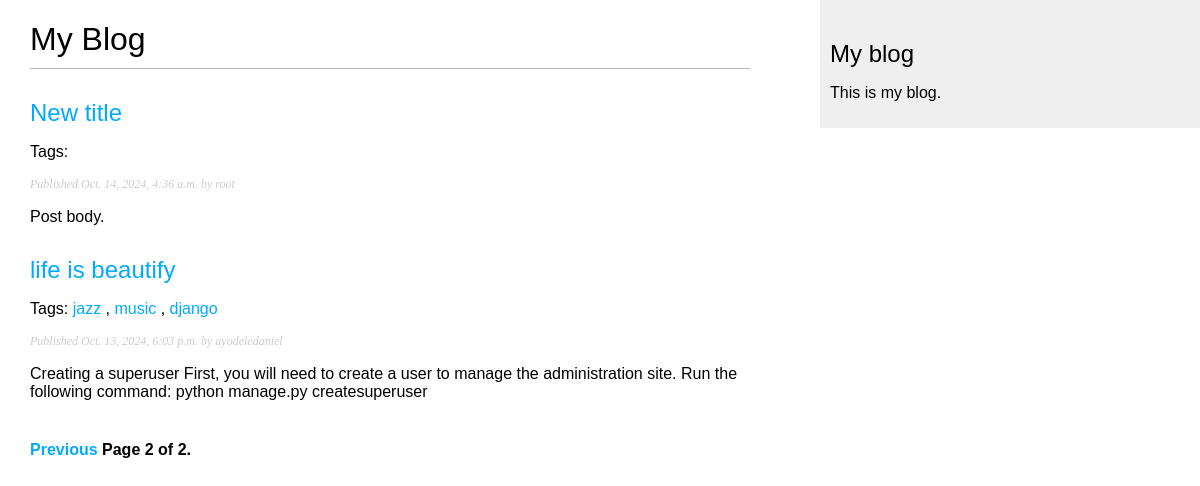
Screenshot of /blog/?page=2 with the database file from the repository.
### blog/models.py (models this page shows, shortened)
class Post(models.Model):
    class Status(models.TextChoices):
        DRAFT = 'DF', 'Draft'
        PUBLISHED = 'PB', 'Published'
    title = models.CharField(max_length=250)
    slug = models.SlugField(max_length=250, unique_for_date='publish')
    author = models.ForeignKey(
        settings.AUTH_USER_MODEL,
        on_delete=models.CASCADE,
        related_name='blog_posts'
    )
    body = models.TextField()
    publish = models.DateTimeField(default=timezone.now)
    created = models.DateTimeField(auto_now_add=True)
    updated = models.DateTimeField(auto_now=True)
    status = models.CharField(
        max_length=2,
        choices=Status,
        default=Status.DRAFT
    )
    objects = models.Manager() # The default manager.
    published = PublishedManager() # Our custom manager
    tags = TaggableManager()
    class Meta:
        ordering = ['-publish']
        indexes = [
            models.Index(fields=['-publish']),
        ]
    """
    The reverse() function will build the URL dynamically using the URL name defined
    in the URL paterns. We have used the blog namespace followed by a colon and
    the post_detail URL name. Remeber that the blog namespace is defined in the
    main urls.py file of the project when including the URL
    patterns from blog.urls. The post_detail URL is defined in the urls.py file of the blog application.mt
    """
    def get_absolute_url(self):
        return reverse(
            'blog:post_detail',
            args=[
                self.publish.year,
                self.publish.month,
                self.publish.day,
                self.slug]
        )

### blog/views.py (the view)
# urls.py: path('', views.post_list, name="post_list"),
def post_list(request, tag_slug=None): # this request parameter is required by all views
    post_list = Post.published.all()
    tag = None
    if tag_slug:
        tag = get_object_or_404(Tag, slug=tag_slug)
        post_list = post_list.filter(tags__in=[tag])
    paginator = Paginator(post_list, 3)
    page_number = request.GET.get('page', 1)
    try:
        posts = paginator.page(page_number)
    except PageNotAnInteger:
        posts = pagination.page(1)
    except EmptyPage:
        posts = paginator.page(paginator.num_pages)
    return render(request, 'blog/post/list.html', {'posts': posts, 'tags': tag})

### blog/models.py (called while the page is built)
    def get_queryset(self):
        return (
            super().get_queryset().filter(status=Post.Status.PUBLISHED)
        )

### blog/templates/blog/post/list.html (shortened to what this page needs)
{% extends "blog/base.html" %}
{% block content %}
    <h1>My Blog</h1>
    {% for post in posts %}
       <h2><a href="{{ post.get_absolute_url }}">{{ post.title }}</a> </h2>
       <p class='tags'>
         Tags:
         {% for tag in post.tags.all %}
           <a href="{% url "blog:post_list_by_tag" tag.slug %}">
             {{ tag.name }}
           </a>{% if not forloop.last %}, {% endif %}
         {% endfor %}
       </p>
       <p class="date">Published {{ post.publish }} by {{ post.author }}</p>
       {{ post.body|truncatewords:30|linebreaks }}
    {% endfor %}
    {% include "pagination.html" with page=posts %}
{% endblock %}

### blog/static/css/blog.css (style rules this page uses)
body { margin:0; padding:0; font-family:helvetica, sans-serif; }
a { color:#00abff; text-decoration:none; }
h1 { font-weight:normal; border-bottom:1px solid #bbb; padding:0 0 10px 0; }
h2 { font-weight:normal; margin:30px 0 0; }
p.date { color:#ccc; font-family: georgia, serif; font-size: 12px; font-style: italic; }

### rows the page displays
Post: title "New title", publish "Oct. 14, 2024, 4:36 a.m.", author "root", body "Post body."
Post: title "life is beautify", publish "Oct. 13, 2024, 6:03 p.m.", author "ayodeledaniel", body "Creating a superuser First, you will need to create a user to manage the administration site. Run the following command: python manage.py createsuperuser"
Tag: name "jazz"
Tag: name "music"
Tag: name "django"

### other values shown
{{ page.number }} "2"
{{ page.paginator.num_pages }} "2"
